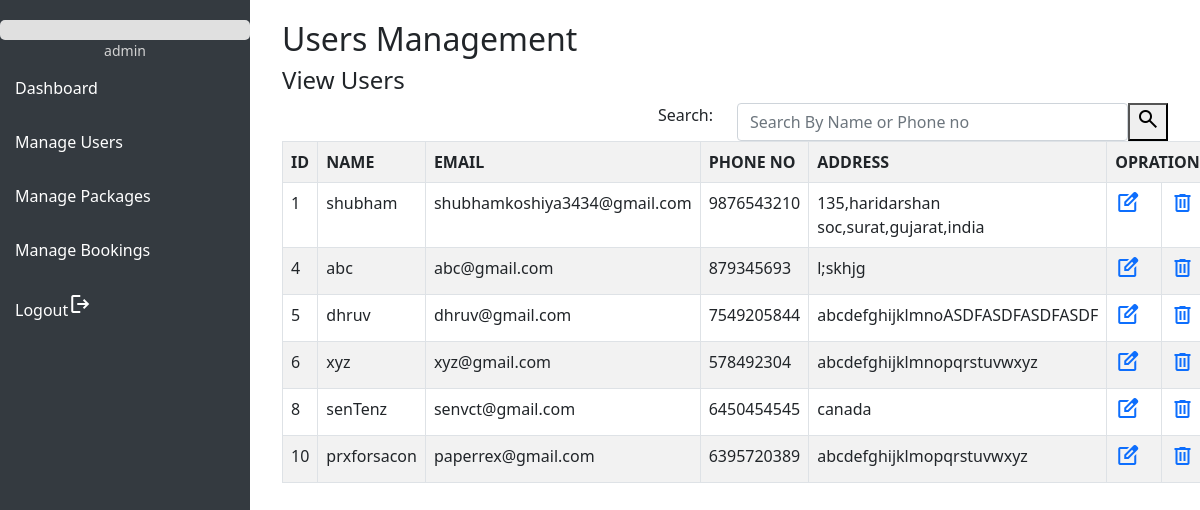
The page /manageuser.php (signed in) on the database its author committed.
### tables this page shows
CREATE TABLE `registration` (
  `rid` int(5) NOT NULL,
  `name` varchar(20) NOT NULL,
  `email` varchar(30) NOT NULL,
  `phone` bigint(11) NOT NULL,
  `password` varchar(20) NOT NULL,
  `address` varchar(40) NOT NULL
);

### manageuser.php (the view, shortened to what this page needs)
<?php
include("connection.php");
include("header.php");
?>
<!DOCTYPE html>
<html lang="en">
<head>
    <link rel="stylesheet" href="bootstrap-5.0.2-dist/css/bootstrap.min.css">
</head>
<body>
    <div class="content">
        <div class="container">
            <h2>Users Management</h2>
            <h4>View Users</h4>
            <form method="post">
                <div class="row">
                    <div class="col-md-6  d-flex justify-content-end">
                        <label for="ser" class="label-control me-0">Search:</label>
                    </div>
                    <div class="col-md-6">
                        <div class="d-flex">
                        <input type="text" id="ser" class="form-control" name="search"
                            placeholder="Search By Name or Phone no">
                            <button type="submit" value="find" name="find"><span class="material-symbols-outlined">search</span></button>
                            </div>
                        </div>
                </div>
            </form>
            <table class="table table-bordered table-striped">
                <tr>
                    <th>ID</th>
                    <th>NAME</th>
                    <th>EMAIL</th>
                    <th>PHONE NO</th>
                    <th>ADDRESS</th>
                    <th colspan="2">OPRATIONS</th>
                </tr>
                <?php
                if (isset($_POST["find"])) {
                    $findr = $_POST['search'] ?? '';
                    $query = "select * from registration where name='$findr' or phone='$findr'";
                    $exe = mysqli_query($cn, $query);
                    if (!$exe || mysqli_num_rows($exe) == 0) {
                        echo "<tr><td colspan='7'>No results found for '$findr'</td></tr>";
                    } else {
                        while ($row = mysqli_fetch_assoc($exe)) {
                            echo "<tr>
                                <td>" . $row["rid"] . "</td>
                                <td>" . $row["name"] . "</td>
                                <td>" . $row["email"] . "</td>
                                <td>" . $row["phone"] . "</td>
                                <td>" . $row["address"] . "</td>
                                <td><a title='Edit Package' href='updateusers.php?id=$row[rid]&name=$row[name]&email=$row[email]&pho=$row[phone]&add=$row[address]'><span class='material-symbols-outlined'>edit_square</span></a></td>
                                <td><a href='#' title='Remove Package' onclick='confirmdelete(\"deleteusers.php?id=" . $row["rid"] . "\")'><span class='material-symbols-outlined'>delete</span></a></td>
                            </tr>";
                        }
                    }
                } else if(!isset($_POST["find"])) {
                    $query = "select * from registration";
                    $exe = mysqli_query($cn, $query);
                    while ($row = mysqli_fetch_assoc($exe)) {
                        echo "<tr>
                            <td>" . $row["rid"] . "</td>
                            <td>" . $row["name"] . "</td>
                            <td>" . $row["email"] . "</td>
                            <td>" . $row["phone"] . "</td>
                            <td>" . $row["address"] . "</td>
                            <td><a title='Edit Package' href='updateusers.php?id=$row[rid]&name=$row[name]&email=$row[email]&pho=$row[phone]&add=$row[address]'><span class='material-symbols-outlined'>edit_square</span></a></td>
                            <td><a href='#' title='Remove Package' onclick='confirmdelete(\"deleteusers.php?id=" . $row["rid"] . "\")'><span class='material-symbols-outlined'>delete</span></a></td>
                        </tr>";
                    }
                }
                ?>
            </table>
        </div>
    </div>
</body>
</html>

### header.php (style rules this page uses)
body { font-family: Arial, sans-serif; background-color: #f8f9fa; }
.content { margin-left: 250px; padding: 20px; }

### rows shown on the page
registration: rid "1", name "shubham", email "shubhamkoshiya3434@gmail.com", phone "9876543210", address "135,haridarshan soc,surat,gujarat,india"
registration: rid "4", name "abc", email "abc@gmail.com", phone "879345693", address "l;skhjg"
registration: rid "5", name "dhruv", email "dhruv@gmail.com", phone "7549205844", address "abcdefghijklmnoASDFASDFASDFASDF"
registration: rid "6", name "xyz", email "xyz@gmail.com", phone "578492304", address "abcdefghijklmnopqrstuvwxyz"
registration: rid "8", name "senTenz", email "senvct@gmail.com", phone "6450454545", address "canada"
registration: rid "10", name "prxforsacon", email "paperrex@gmail.com", phone "6395720389", address "abcdefghijklmopqrstuvwxyz"
